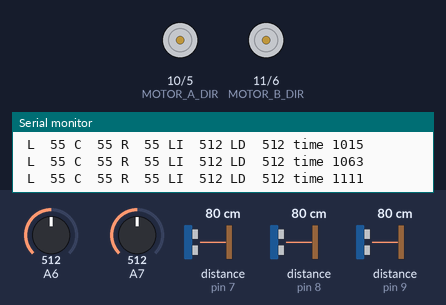
The sketch below on a simulated Arduino Nano, built with avr-gcc and run on an emulated ATmega328P. Parts: direction and speed pins drawn as motors (green arrow = direction pin HIGH = forward, orange = LOW = backward, longer = more drive), the last lines printed to the serial monitor. Inputs (shaded band) come from the test bench; at power-on: A6 = 512, distance to the obstacle (sensors on pin 7, pin 8, pin 9) 80 cm, A7 = 512.

Above: at 1.2 s.
1.3 s: A6 set to 216
4.3 s: A6 set to 187
At 4.51 s:
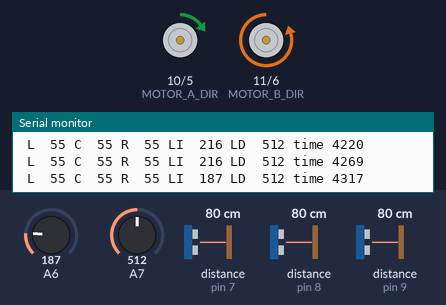
7.3 s: distance to the obstacle (sensor on pin 7) set to 11 cm
At 7.65 s:
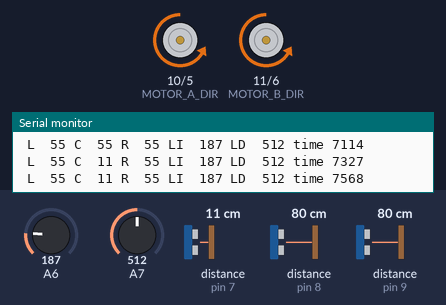
10.3 s: distance to the obstacle (sensor on pin 7) set to 8 cm
13.3 s: A6 set to 306
At 14.5 s:
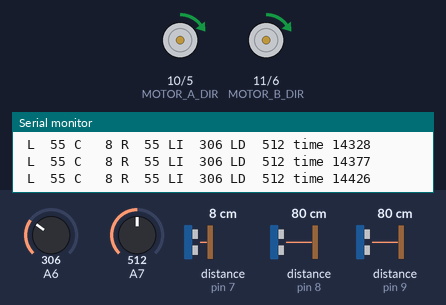
Timing chart, 0 to 16.3 s (numbered marks = the images above; inputs shaded):
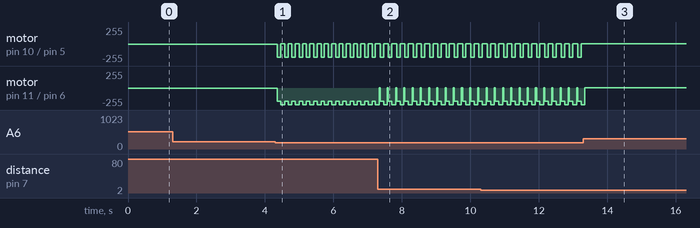

The sketch:

MK3_Open_Sumobot_v0.01.ino
```cpp
// (licence header left out)
#include <NewPing.h>
#define PING 55 //Max distance reading
  NewPing izq(9, 9, PING);  //Only 1 wire for comunication with this sensor
  NewPing dch(8, 8, PING);  //Only 1 wire for comunication with this sensor
  NewPing fnt(7, 7, PING);  //Only 1 wire for comunication with this sensor

#define DISTANCIA 30
#define DISTANCIA_IR 40
#define NUMERONEGRO 300

#define HG7881_IA2 6  // D10 --> Motor B Input A --> MOTOR B +
#define HG7881_IB2 11 // D11 --> Motor B Input B --> MOTOR B -
#define HG7881_IA1 5  // D5  --> Motor A Input A --> MOTOR A +
#define HG7881_IB1 10 // D6  --> Motor A Input B --> MOTOR A -

#define MOTOR_B_PWM HG7881_IA2 // Motor B PWM Speed
#define MOTOR_B_DIR HG7881_IB2 // Motor B Direction
#define MOTOR_A_PWM HG7881_IA1 // Motor A PWM Speed
#define MOTOR_A_DIR HG7881_IB1 // Motor A Direction

int line_sensor_right;

int cont = 0;
int redpin=A3;

int line_left, line_right;

int front_distance = 0;
int left_distance = 0;
int right_distance = 0;

boolean turn_direction = true;        //The last movement was a turn, this is for repair the sensors orientation bug
boolean front_detection = false;      //True when detects an enemy

unsigned long time;

 /*                                          [1]
  *                                        __._.__
  *  left_distance      left              |       |
  *  front_distance     center       [0] <|       |> [2]
  *  right_distance     right             |       |
  *                                         -------
  *  Movements available:
  *     - sumo_forward(speed)
  *     - sumo_left(speed)
  *     - sumo_right(speed)
  *     - sumo_backward(speed)
  *     - sumo_stop(speed)
   */


void setup()
  {
  pinMode( MOTOR_B_DIR, OUTPUT );
  pinMode( MOTOR_B_PWM, OUTPUT );
  digitalWrite( MOTOR_B_DIR, LOW );
  digitalWrite( MOTOR_B_PWM, LOW );

  pinMode( MOTOR_A_DIR, OUTPUT );
  pinMode( MOTOR_A_PWM, OUTPUT );
  digitalWrite( MOTOR_A_DIR, LOW );
  digitalWrite( MOTOR_A_PWM, LOW );

  Serial.begin(9600);

  delay(1);
  }

void loop()
  {
  time = millis();
  left_distance = ping_sensor_left_raw();
  front_distance = ping_sensor_center_raw();
  right_distance = ping_sensor_right_raw();

  line_right = line_sensor_right_raw();
  line_left = line_sensor_left_raw();

  Serial.print(" L");
  print_data(left_distance);
  Serial.print(" C");
  print_data(front_distance);
  Serial.print(" R");
  print_data(right_distance);
  Serial.print(" LI ");
  print_data(line_left);
  Serial.print(" LD ");
  print_data(line_right);
  Serial.print(" time ");
  Serial.print(time);

  if(front_distance <= 50)
    {
    sumo_forward(250);
    delay(30);
    }else
      {
       if((left_distance < front_distance) && (left_distance < right_distance)) //add states
         {
         sumo_left(250);
         }

       if((right_distance < front_distance) && (right_distance < front_distance))
         {
         sumo_right(250);
         }
      }
  if((line_right < 200)||(line_left < 200))
      {
      sumo_backward(200);
      delay(100);
      sumo_left(250);
      delay(100);
      }
  Serial.println("");
  }
```

Sumo_Movement.ino
```cpp
void sumo_forward(int motor_speed)
  {
  digitalWrite( MOTOR_B_DIR, HIGH );              // Direction : Forward
  analogWrite( MOTOR_B_PWM, 255 - motor_speed );  // Motor_speed : PWM
  digitalWrite( MOTOR_A_DIR, HIGH );              // Direction : Forward
  analogWrite( MOTOR_A_PWM, 255 - motor_speed );  // Motor_speed : PWM
  }

void sumo_right(int motor_speed)
  {
  digitalWrite( MOTOR_B_DIR, HIGH );              // Direction : Forward
  analogWrite( MOTOR_B_PWM, 255 - motor_speed );  // Motor_speed : PWM
  digitalWrite( MOTOR_A_DIR, LOW );               // Direction : Backward
  analogWrite( MOTOR_A_PWM, motor_speed );        // Motor_speed : PWM
  }

void sumo_left(int motor_speed)
  {
  digitalWrite( MOTOR_B_DIR, LOW );               // Direction : Backward
  analogWrite( MOTOR_B_PWM,  motor_speed );       // Motor_speed : PWM
  digitalWrite( MOTOR_A_DIR, HIGH );              // Direction : Forward
  analogWrite( MOTOR_A_PWM,255 - motor_speed );   // Motor_speed : PWM
  }

void sumo_left2(int motor_speed)
  {
  digitalWrite( MOTOR_B_DIR, LOW );               // Direction : Backward
  analogWrite( MOTOR_B_PWM,  motor_speed );       // Motor_speed : PWM

  digitalWrite( MOTOR_A_DIR, HIGH );              // Direction : Forward
  analogWrite( MOTOR_A_PWM,255 );                 // Motor_speed : PWM
  }

void sumo_backward(int motor_speed)
  {
  digitalWrite( MOTOR_B_DIR, LOW );               // Direction : Backward
  analogWrite( MOTOR_B_PWM, motor_speed );        // Motor_speed : PWM
  digitalWrite( MOTOR_A_DIR, LOW );               // Direction : Backward
  analogWrite( MOTOR_A_PWM, motor_speed );        // Motor_speed : PWM
  }

void sumo_stop()
  {
  digitalWrite( MOTOR_B_DIR, LOW );
  digitalWrite( MOTOR_B_PWM, LOW );
  digitalWrite( MOTOR_A_DIR, LOW );
  digitalWrite( MOTOR_A_PWM, LOW );
  }
```

Sumo_Sensors.ino
```cpp
//This code colects the data of the sensors of the sumo and save them into variables

int ping_sensor_left_raw()   //This function takes the value of the distance from the library of the ultrasonic sensors
  {
  int cmi = izq.ping_cm();   //Left Ping Sensor
  if (cmi <= 0)
    {
    cmi = PING;
    }
  return cmi;
  }

int ping_sensor_right_raw()  //Right Ping Sensor
  {
  int cmd = dch.ping_cm();
  if (cmd <= 0)
    {
    cmd = PING;
    }
  return cmd;
  }

int ping_sensor_center_raw()  //Center Ping Sensor
  {
  int cmc = fnt.ping_cm();
  if (cmc == 0)
    {
    cmc= PING;
    }
  return cmc;
  }

int line_sensor_right_raw()   //Line Sensor Right
  {
  int sensorValue = analogRead(A7);
  return sensorValue;
  }

int line_sensor_left_raw()    //Line Sensor Left
  {
  int sensorValue = analogRead(A6);
  return sensorValue;
  }

int ir() //IR Sensor Front
  {
  int i,val;
  i=analogRead(redpin);
  val=(6762/(i-9))-4;
  if(val > DISTANCIA_IR)
    {
    val = DISTANCIA_IR;
    }
  return val;
  }

void print_data(int data)   //Function used to print properly the sensor data.
  {                         //If the number is not big enought, the function adds blank spaces.
  Serial.print(" ");        // bad 1 20 300     /without function
  if(data < 1000)           // bad 100 20 1     /without function
    {                       // well   1  20 300 /with function
      if(data < 100)        // well 300  20   1 /with function
        {
        Serial.print(" ");
        if(data < 10)
          {
          Serial.print(" ");
          }
        }
    }
  Serial.print(data);
  }
```

Measured:
- the behaviour switches between 200 and 199 on A6 (found by bisection; images 0 and 1)
- after the input at 4.3 s, motor on pin 10 (MOTOR_A_DIR) / pin 5 (MOTOR_A_PWM): alternates backward 200/255 for 0.10 s and forward 5/255 for 0.11 s, starting after 0.06 s; motor on pin 11 (MOTOR_B_DIR) / pin 6 (MOTOR_B_PWM): alternates backward 250/255 for 0.11 s and backward 200/255 for 0.10 s, starting after 0.06 s
- after the input at 13.3 s, motor on pin 10 (MOTOR_A_DIR) / pin 5 (MOTOR_A_PWM): stops changing and stays forward 5/255; motor on pin 11 (MOTOR_B_DIR) / pin 6 (MOTOR_B_PWM): goes on until 13.3 s, then stays forward 5/255
